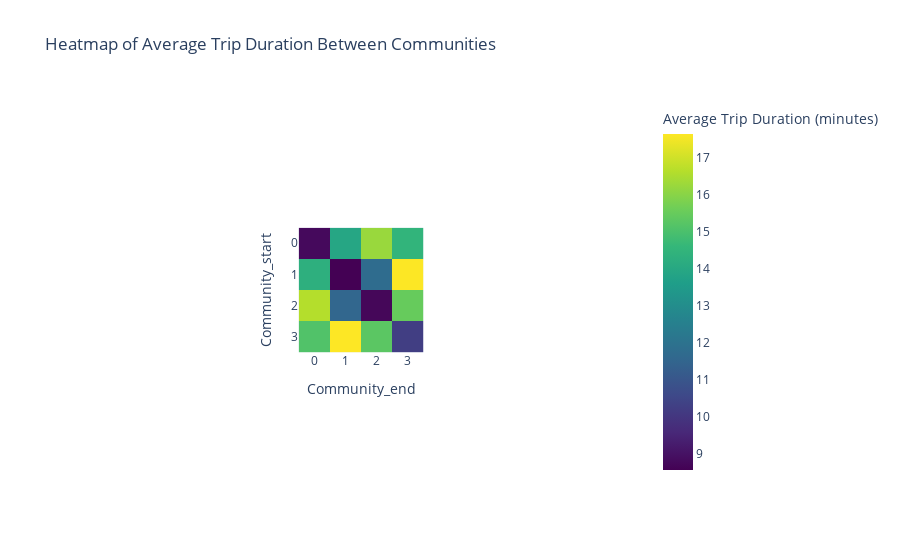

Source (notebook cell):
### Code cell
import plotly.express as px
import pandas as pd

file_path = 'community_trip_duration_matrix.csv'
data = pd.read_csv(file_path)
# Assuming 'community_trip_duration_matrix_sorted' is your DataFrame
data = {
    'Community_start': [0, 1, 2, 3],
    0: [8.762679, 14.296170, 16.625710, 15.120950],
    1: [13.938748, 8.547607, 11.533228, 17.651246],
    2: [16.245712, 11.742194, 8.698425, 15.284648],
    3: [14.495039, 17.638551, 15.493928, 10.218822]
}

# Convert the dictionary to a DataFrame
community_trip_duration_matrix_sorted = pd.DataFrame(data)
community_trip_duration_matrix_sorted.set_index('Community_start', inplace=True)

# Create a heatmap
fig = px.imshow(
    community_trip_duration_matrix_sorted,
    labels=dict(x="Community_end", y="Community_start", color="Average Trip Duration (minutes)"),
    x=community_trip_duration_matrix_sorted.columns,
    y=community_trip_duration_matrix_sorted.index,
    color_continuous_scale="Viridis",  # You can choose other color scales like "Cividis", "Plasma", "Inferno"
    title="Heatmap of Average Trip Duration Between Communities"
)

fig.show()

### Figure 1 — Plotly figure (JSON) as saved in the notebook; plotly's stock layout.template omitted (floating-point values rounded to 4 significant figures)
{"data": [{"coloraxis": "coloraxis", "hovertemplate": "Community_end: %{x}<br>Community_start: %{y}<br>Average Trip Duration (minutes): %{z}<extra></extra>", "name": "0", "type": "heatmap", "x": [0, 1, 2, 3], "xaxis": "x", "y": [0, 1, 2, 3], "yaxis": "y", "z": [[8.763, 13.94, 16.25, 14.5], [14.3, 8.548, 11.74, 17.64], [16.63, 11.53, 8.698, 15.49], [15.12, 17.65, 15.28, 10.22]]}], "layout": {"autosize": true, "coloraxis": {"colorbar": {"title": {"text": "Average Trip Duration (minutes)"}}, "colorscale": [[0, "#440154"], [0.1111, "#482878"], [0.2222, "#3e4989"], [0.3333, "#31688e"], [0.4444, "#26828e"], [0.5556, "#1f9e89"], [0.6667, "#35b779"], [0.7778, "#6ece58"], [0.8889, "#b5de2b"], [1, "#fde725"]]}, "title": {"text": "Heatmap of Average Trip Duration Between Communities"}, "xaxis": {"anchor": "y", "autorange": true, "constrain": "domain", "domain": [0.3892, 0.6108], "range": [-0.5, 3.5], "scaleanchor": "y", "title": {"text": "Community_end"}, "type": "linear"}, "yaxis": {"anchor": "x", "autorange": true, "constrain": "domain", "domain": [0, 1], "range": [3.5, -0.5], "title": {"text": "Community_start"}, "type": "linear"}}}
